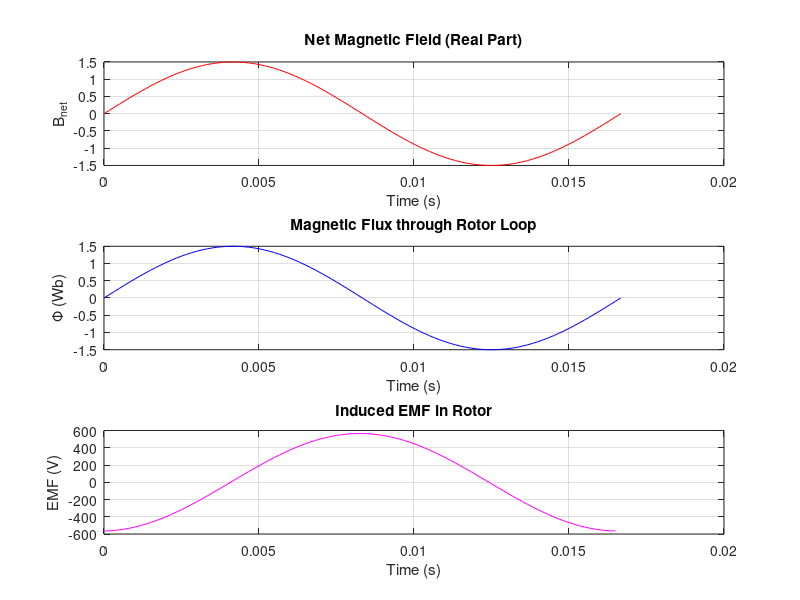

MATLAB code to generate this figure:
% M-file to calculate the net magnetic field and induced EMF

% Set up the basic conditions
bmax = 1;             % Normalize Bmax
freq = 60;            % 60 Hz
w = 2 * pi * freq;    % Angular frequency (rad/s)

% Time vector
t = 0:1/6000:1/60;     % One cycle, high resolution

% Define the three-phase magnetic fields (phasors)
Baa = sin(w * t) .* (cos(0) + 1i * sin(0));
Bbb = sin(w * t - 2*pi/3) .* (cos(2*pi/3) + 1i * sin(2*pi/3));
Bcc = sin(w * t + 2*pi/3) .* (cos(-2*pi/3) + 1i * sin(-2*pi/3));

% Net magnetic field
Bnet = Baa + Bbb + Bcc;

% Calculate flux (assume area = 1, so flux = real(Bnet))
flux = real(Bnet);  % Or you could use abs(Bnet) if modeling magnitude-only coupling

% Induced EMF = -dΦ/dt (numerical derivative)
dt = t(2) - t(1);
emf = -diff(flux) / dt;  % EMF is 1 element shorter than t

% Plot the results
figure;

subplot(3,1,1);
plot(t, real(Bnet), 'r');
title('Net Magnetic Field (Real Part)');
xlabel('Time (s)');
ylabel('B_{net}');
grid on;

subplot(3,1,2);
plot(t, flux, 'b');
title('Magnetic Flux through Rotor Loop');
xlabel('Time (s)');
ylabel('\Phi (Wb)');
grid on;

subplot(3,1,3);
plot(t(1:end-1), emf, 'm');
title('Induced EMF in Rotor');
xlabel('Time (s)');
ylabel('EMF (V)');
grid on;